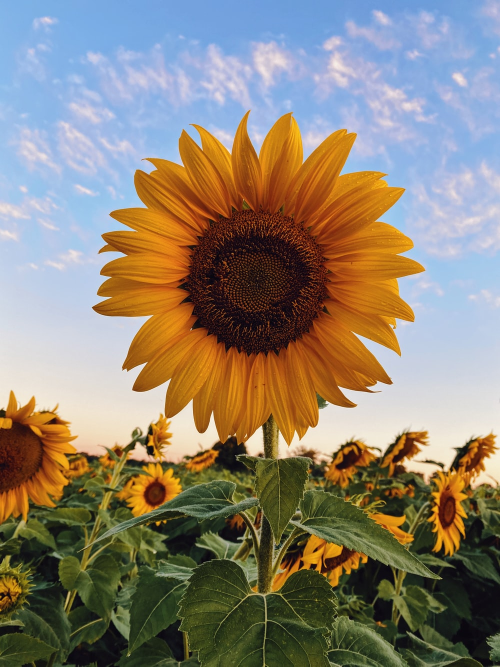
#> input picture OpenCV/Images/sunflower.jpg, 1000 x 1333 px, found by its file name (shown at 1/2 size)
$ python task_1.py
#> lines starting #> are read from the running program, lines starting #| are printed output that depends on the picture; after the words box and inside, x2 and y2 are one past the last pixel; in counts of white or black regions, pixels touching at a corner belong together
import cv2
import numpy as np

im = cv2.imread(r'OpenCV\Images\sunflower.jpg')
#> im is the input picture: shape (1333, 1000, 3); mean B, G, R 115, 129.8, 139.4
im = cv2.resize(im, None, fx = 0.25, fy = 0.25)
#> im: shape (333, 250, 3)
# cv2.imshow("Original", im)

# Blur
g_blur = cv2.GaussianBlur(im, (5,5), 0)
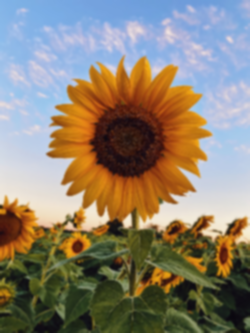
#> g_blur: shape (333, 250, 3); mean B, G, R 115.2, 130, 139.6
# cv2.imshow('Blur', g_blur)

# Sharpen
kernel = np.array([[0,-1,0], [-1,5,-1], [0,-1,0]])
sharp = cv2.filter2D(im, -1, kernel)
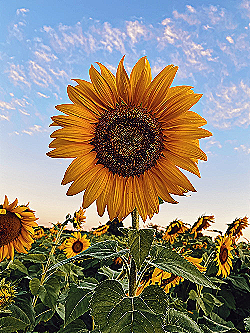
#> sharp: shape (333, 250, 3); mean B, G, R 119, 132.4, 140.5
# cv2.imshow("Sharpen", sharp)

# Edge Detection
edges = cv2.Canny(im, 300, 150)
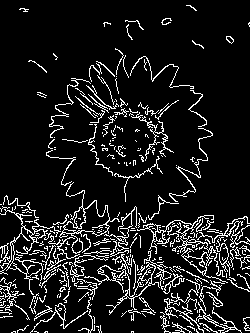
#> edges: shape (333, 250); 10.8% white in thin lines or dots
edges = cv2.cvtColor(edges, cv2.COLOR_GRAY2BGR)
#> edges: shape (333, 250, 3); 10.8% white in thin lines or dots
# cv2.imshow("Edges", edges)

# Contours
img = cv2.imread(r'OpenCV\Images\flower.jpg')
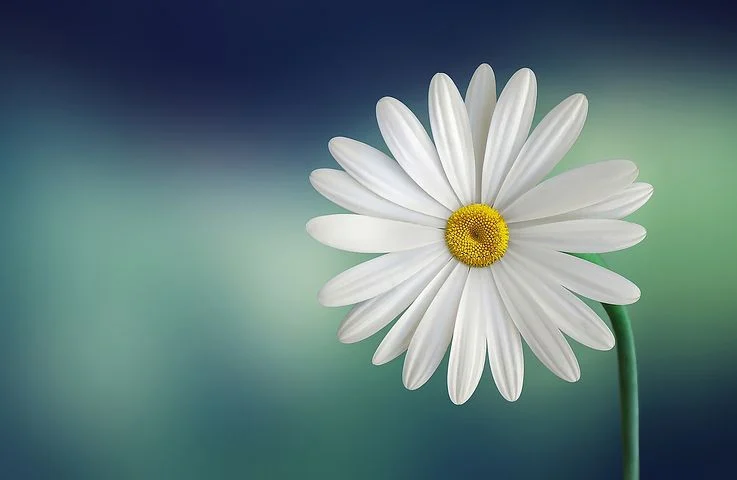
#> input picture OpenCV/Images/flower.jpg, 737 x 480 px, found by its file name
#> img is the input picture: shape (480, 737, 3); mean B, G, R 123.9, 122.7, 97.4
img = cv2.resize(img, None, fx = 0.5, fy = 0.5)
#> img: shape (240, 368, 3)

imgray = cv2.cvtColor(img, cv2.COLOR_BGR2GRAY)
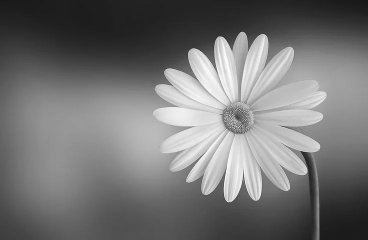
#> imgray: shape (240, 368); min 23, max 254, mean 115.4
ret, thresh = cv2.threshold(imgray, 127, 255, 0)
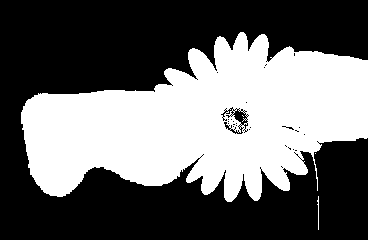
#> thresh: shape (240, 368); 41.5% white; 4 white regions (2 under 20 px)
# cv2.imshow("thresh",thresh)
contours, hierarchy = cv2.findContours(thresh, cv2.RETR_TREE, cv2.CHAIN_APPROX_SIMPLE)
#> contours = 103 contours, 96 with area under 20; largest, box (x1, y1, x2, y2) and area: (21, 32, 368, 202) 36306, (232, 108, 249, 126) 146, (229, 126, 244, 135) 50, (223, 121, 232, 131) 34, (225, 106, 234, 115) 28, (220, 109, 229, 118) 23, (285, 126, 295, 131) 20
im2 = img.copy()
C = cv2.drawContours(im2, contours, -1, (0,255,0), 1)
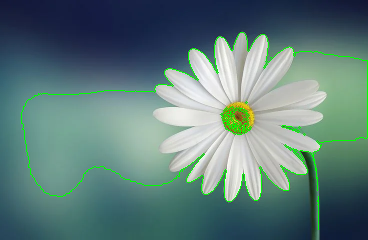
#> C: shape (240, 368, 3); mean B, G, R 121.3, 124.7, 94.7
# cv2.imshow("Contours", C)

# res = np.concatenate((im, g_blur, sharp, edges, C), axis=1)
cv2.imshow("Result", C)

cv2.waitKey(0)
cv2.destroyAllWindows()
